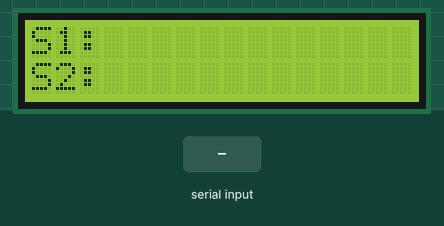
A sketch run on a simulated Arduino Mega 2560, built with avr-gcc and run on an emulated ATmega2560. Parts: 16×2 character LCD. The test bench sets the inputs (shaded band). What the sketch prints to the serial monitor is not drawn.

Above: at 1.2 s.
1.3 s: "1" received over the second serial link
2.8 s: "0" received over the second serial link
4.3 s: "2" received over the second serial link
Timing chart, 0 to 7.3 s (numbered marks = the images above; inputs shaded):
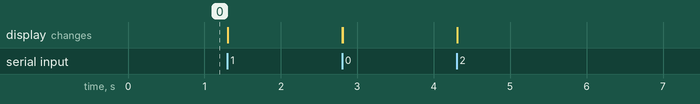

The sketch:

CoreMEGA.ino
```cpp
#include "LiquidCrystal.h"

LiquidCrystal lcd(8,9,4,5,6,7);

void setup() {
  lcd.begin(16,2);

  // Open serial communications and wait for port to open:
  Serial.begin(57600);
  while (!Serial) {
    ; // wait for serial port to connect. Needed for native USB port only
  }

  Serial.println("Hello World!");

  // set the data rate for the SoftwareSerial port
  Serial1.begin(9600);
  Serial2.begin(9600);
  Serial3.begin(9600);

  lcd.setCursor(0,0);
  lcd.print("S1: ");
  lcd.setCursor(0,1);
  lcd.print("S2: ");

  pinMode(45, INPUT_PULLUP);
}


void loop() {
  if (Serial1.available()) {
    int val = Serial1.read();
    lcd.setCursor(4,0);

    lcd.print("ID ");
    lcd.print(val & 0b00000011);

    if((val & 0b10000000) != 0)
      lcd.print(" WIN!");
    else
      lcd.print(" LOSE");
  } else {
    lcd.setCursor(4,0);
    lcd.print("           ");
  }

  if (Serial2.available()) {
    int val = Serial2.read();
    lcd.setCursor(4,1);

    lcd.print("ID ");
    lcd.print(val & 0b00000011);

    if((val & 0b10000000) != 0)
      lcd.print(" WIN!");
    else
      lcd.print(" LOSE");
  } else {
    lcd.setCursor(4,1);
    lcd.print("           ");
  }
}
```
